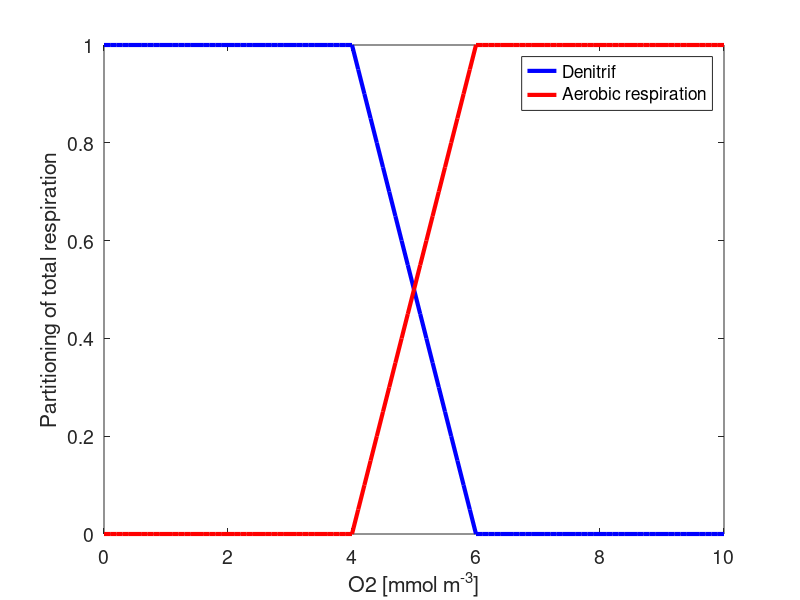

Recreate this plot in MATLAB.
%% BEC: denitrification vs aerobis respiration (water column)
%
% partitioning depends on:
%   surrounding O2 levels
%   parm_o2_min
%   parm_o2_min_delta
%
% CN (Sep 2018): please correct any bug you find and update the files on
% the Wiki as parametrizations change!
%

%ccc

% choose constants
parm_o2_min = 4;
parm_o2_min_delta = 2;

% choose O2 levels
O2 = 0:0.1:10;

%%%%%
%% nothing to be changed below this line
%%%%%

% DENITRIF
WORK1a = ((parm_o2_min + parm_o2_min_delta) - O2)./parm_o2_min_delta;
WORK1a = min(max(WORK1a,0),1);

% O2_CONS
WORK1b = (O2 - parm_o2_min) ./ parm_o2_min_delta;
WORK1b = min(max(WORK1b,0),1);


%%%%
%% plot
%%%%

colors = {'k','b','r','g','m','c','y'};
width  = 22; 
height = 17;
vis    = 'on';
fs     = 14;
lw     = 3;

fig = figure('Units','Centimeters', 'Position',[0 0 width height], 'Visible', vis);
plot(O2,WORK1a,'b','LineWidth',lw)
hold on; box on;
plot(O2,WORK1b,'r','LineWidth',lw)
legend('Denitrif','Aerobic respiration')
xlabel('O2 [mmol m^{-3}]','FontSize',fs)
ylabel('Partitioning of total respiration','FontSize',fs)
set(gca,'FontSize',fs)




